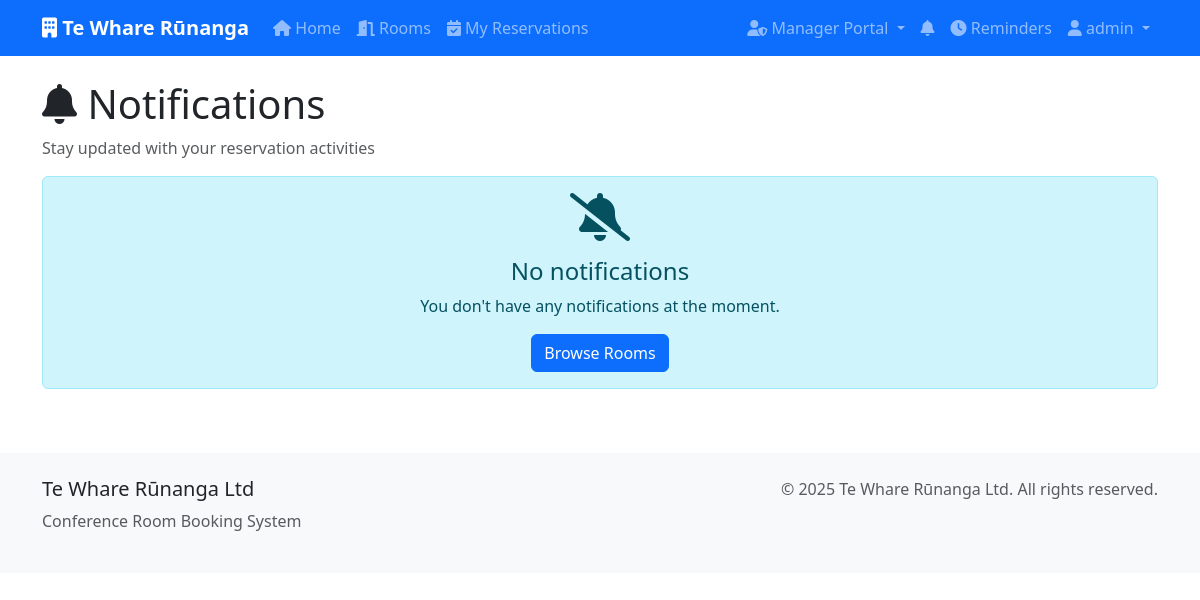
Page /notifications/ (signed in) on the earlier database version.
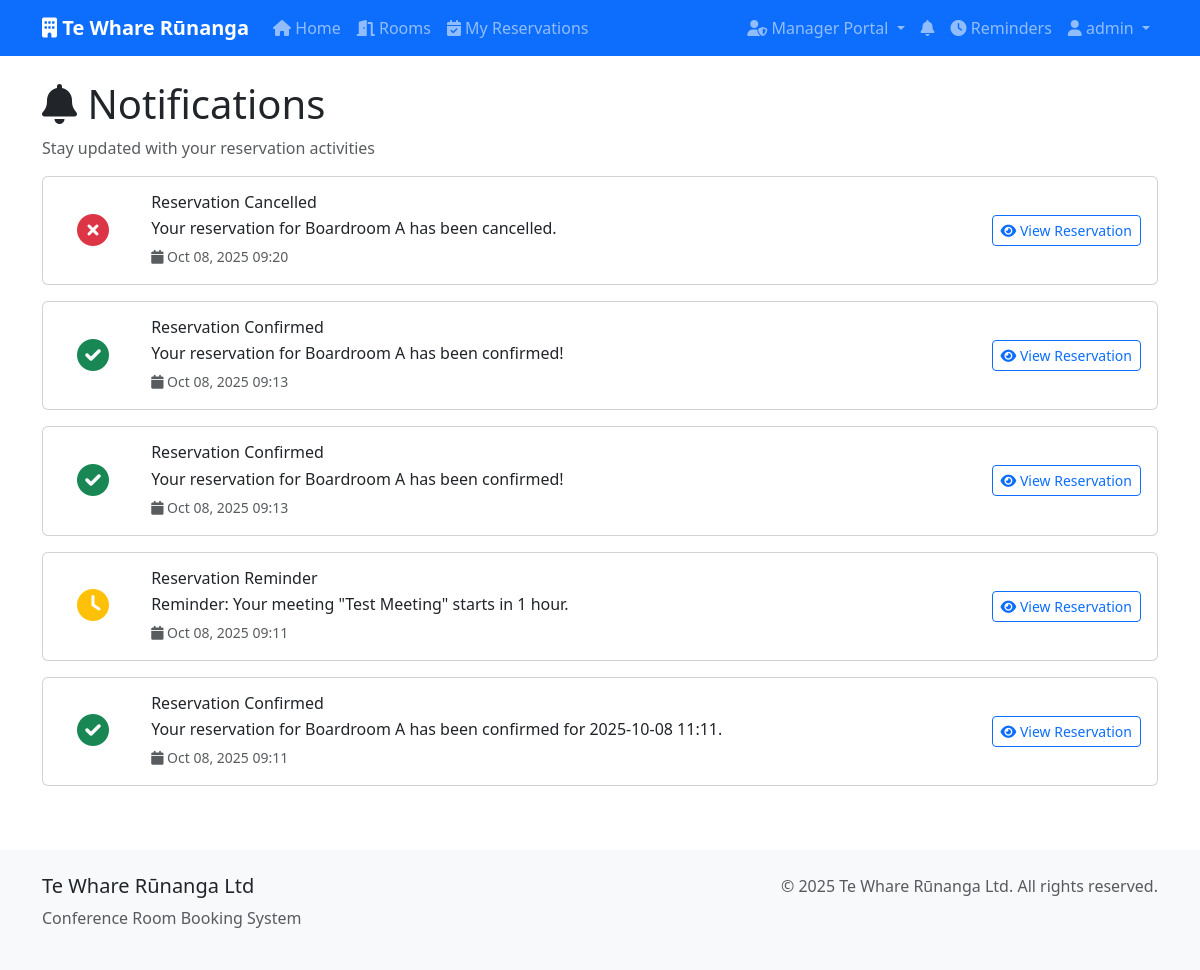
Same page on the later database version.
### bookings/models.py (models this page shows, shortened)
class Notification(models.Model):
    NOTIFICATION_TYPES = [
        ('reservation_confirmed', 'Reservation Confirmed'),
        ('reservation_cancelled', 'Reservation Cancelled'),
        ('reservation_reminder', 'Reservation Reminder'),
        ('reservation_updated', 'Reservation Updated'),
    ]
    user = models.ForeignKey(User, on_delete=models.CASCADE, related_name='notifications')
    reservation = models.ForeignKey(Reservation, on_delete=models.CASCADE, related_name='notifications')
    notification_type = models.CharField(max_length=30, choices=NOTIFICATION_TYPES)
    message = models.TextField()
    is_read = models.BooleanField(default=False)
    created_at = models.DateTimeField(auto_now_add=True)
    class Meta:
        ordering = ['-created_at']

### bookings/views.py (the view)
# urls.py: path('notifications/', views.notifications, name='notifications'),
@login_required
def notifications(request):
    notifications = Notification.objects.filter(user=request.user).order_by('-created_at')
    notifications.update(is_read=True)
    paginator = Paginator(notifications, 20)
    page_number = request.GET.get('page')
    page_obj = paginator.get_page(page_number)
    return render(request, 'bookings/notifications.html', {'page_obj': page_obj})

### bookings/context_processors.py (called while the page is built)
def notification_count(request):
    if request.user.is_authenticated:
        unread_count = Notification.objects.filter(
            user=request.user,
            is_read=False
        ).count()
        return {'unread_notifications_count': unread_count}
    return {'unread_notifications_count': 0}

### templates/bookings/notifications.html (shortened to what this page needs)
{% extends 'bookings/base.html' %}
{% block content %}
<div class="row">
    <div class="col-12">
        <h1><i class="fas fa-bell"></i> Notifications</h1>
        <p class="text-muted">Stay updated with your reservation activities</p>
    </div>
</div>
<div class="row">
    {% for notification in page_obj %}
    <div class="col-12 mb-3">
        <div class="card {% if not notification.is_read %}border-primary{% endif %}">
            <div class="card-body">
                <div class="row align-items-center">
                    <div class="col-md-1 text-center">
                        <i class="fas fa-{% if notification.notification_type == 'reservation_confirmed' %}check-circle text-success{% elif notification.notification_type == 'reservation_cancelled' %}times-circle text-danger{% elif notification.notification_type == 'reservation_reminder' %}clock text-warning{% else %}info-circle text-info{% endif %} fa-2x"></i>
                    </div>
                    <div class="col-md-8">
                        <h6 class="card-title mb-1">
                            {{ notification.get_notification_type_display }}
                        </h6>
                        <p class="card-text mb-1">{{ notification.message }}</p>
                        <small class="text-muted">
                            <i class="fas fa-calendar"></i> {{ notification.created_at|date:"M d, Y H:i" }}
                        </small>
                    </div>
                    <div class="col-md-3 text-end">
                        <a href="{% url 'reservation_detail' notification.reservation.id %}" class="btn btn-outline-primary btn-sm">
                            <i class="fas fa-eye"></i> View Reservation
                        </a>
                    </div>
                </div>
            </div>
        </div>
    </div>
    {% empty %}
    <div class="col-12">
        <div class="alert alert-info text-center">
            <i class="fas fa-bell-slash fa-3x mb-3"></i>
            <h4>No notifications</h4>
            <p>You don't have any notifications at the moment.</p>
            <a href="{% url 'room_list' %}" class="btn btn-primary">Browse Rooms</a>
        </div>
    </div>
    {% endfor %}
</div>
{% endblock %}

Differences in the rows shown:
added Notification: notification_type "Reservation Cancelled", message "Your reservation for Boardroom A has been cancelled.", created_at "Oct 08, 2025 09:20"
added Notification: notification_type "Reservation Confirmed", message "Your reservation for Boardroom A has been confirmed!", created_at "Oct 08, 2025 09:13"
added Notification: notification_type "Reservation Confirmed", message "Your reservation for Boardroom A has been confirmed!", created_at "Oct 08, 2025 09:13"
added Notification: notification_type "Reservation Reminder", message "Reminder: Your meeting \"Test Meeting\" starts in 1 hour.", created_at "Oct 08, 2025 09:11"
added Notification: notification_type "Reservation Confirmed", message "Your reservation for Boardroom A has been confirmed for 2025-10-08 11:11.", created_at "Oct 08, 2025 09:11"
Other differences:
text no longer shown: "No notifications You don't have any notifications at the moment. Browse Rooms"
